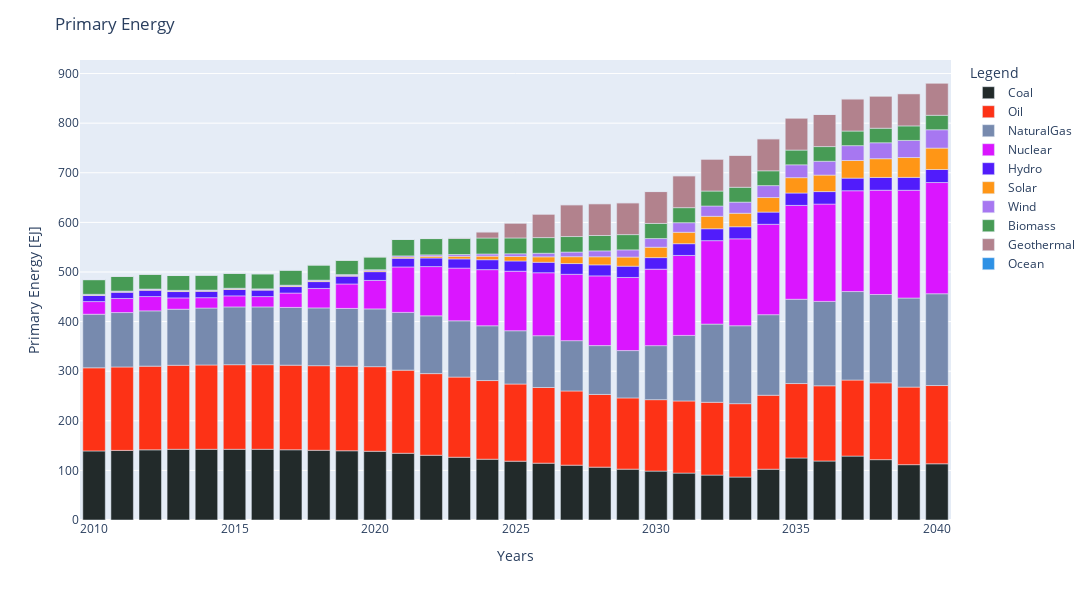

Notebook code cell kept with this figure:
### Code cell
## ProductionByTechnologyAnnual - Primary Energy
### option 1
#PrimaryEnergy[0].plot.area()

### option 2
PrimaryEnergy=PrimaryEnergy.iloc[:-10,:]

PrimaryEnergy.rename(columns = {'C1CO00I00':'Coal', 'C1NG00I00':'NaturalGas', 'C1NU00I00':'Nuclear', 'C1OI00I00':'Oil', 'BM':'Biomass', 'GO':'Geothermal', 'HY':'Hydro', 'OC':'Ocean', 'SO':'Solar', 'WD':'Wind'}, inplace = True)
PrimaryEnergy=PrimaryEnergy.loc[:, ['Coal','Oil','NaturalGas','Nuclear','Hydro','Solar','Wind','Biomass','Geothermal','Ocean']]
fig1 = px.bar(PrimaryEnergy, x=PrimaryEnergy.index, y=PrimaryEnergy.columns, color_discrete_sequence=[px.colors.qualitative.Dark24[5],px.colors.qualitative.Light24[0],px.colors.qualitative.Dark24[15],px.colors.qualitative.Dark24[4],
                                                                                                      px.colors.qualitative.Dark24[9],px.colors.qualitative.Light24[7],px.colors.qualitative.Dark24[17],px.colors.qualitative.Light24[8],px.colors.qualitative.Dark24[13],px.colors.qualitative.Dark24[0]], height=700, width=1400)
fig1.update_layout(
    title="Primary Energy",
    xaxis_title="Years",
    yaxis_title="Primary Energy [EJ]",
    legend_title="Legend")
fig1.update_traces(hovertemplate='Year: %{x} <br>Primary Energy: %{y}')
fig1.show()


#myPath_png = Path(f'{folder}', 'img', 'PrimaryEnergy.png')
#fig.write_image(myPath_png)

### Figure 1 — Plotly figure (JSON) as saved in the notebook; plotly's stock layout.template omitted (floating-point values rounded to 4 significant figures)
{"data": [{"alignmentgroup": "True", "hovertemplate": "Year: %{x} <br>Primary Energy: %{y}", "legendgroup": "Coal", "marker": {"color": "#222A2A", "pattern": {"shape": ""}}, "name": "Coal", "offsetgroup": "Coal", "orientation": "v", "showlegend": true, "textposition": "auto", "type": "bar", "x": [2010, 2011, 2012, 2013, 2014, 2015, 2016, 2017, 2018, 2019, 2020, 2021, 2022, 2023, 2024, 2025, 2026, 2027, 2028, 2029, 2030, 2031, 2032, 2033, 2034, 2035, 2036, 2037, 2038, 2039, 2040], "xaxis": "x", "y": [139.2, 140.4, 141.5, 142.6, 142.6, 142.6, 142.6, 141.6, 140.6, 139.6, 138.6, 134.6, 130.6, 126.6, 122.6, 118.6, 114.6, 110.6, 106.6, 102.6, 98.56, 94.56, 90.56, 86.56, 102.4, 125.0, 118.9, 128.8, 121.7, 111.5, 113.3], "yaxis": "y"}, {"alignmentgroup": "True", "hovertemplate": "Year: %{x} <br>Primary Energy: %{y}", "legendgroup": "Oil", "marker": {"color": "#FD3216", "pattern": {"shape": ""}}, "name": "Oil", "offsetgroup": "Oil", "orientation": "v", "showlegend": true, "textposition": "auto", "type": "bar", "x": [2010, 2011, 2012, 2013, 2014, 2015, 2016, 2017, 2018, 2019, 2020, 2021, 2022, 2023, 2024, 2025, 2026, 2027, 2028, 2029, 2030, 2031, 2032, 2033, 2034, 2035, 2036, 2037, 2038, 2039, 2040], "xaxis": "x", "y": [167.5, 168.1, 168.7, 169.3, 169.9, 170.5, 170.5, 170.5, 170.5, 170.5, 170.5, 167.5, 164.5, 161.5, 158.5, 155.5, 152.5, 149.5, 146.5, 143.5, 144.0, 145.4, 146.7, 147.9, 149.1, 150.1, 151.7, 153.3, 154.8, 156.3, 157.8], "yaxis": "y"}, {"alignmentgroup": "True", "hovertemplate": "Year: %{x} <br>Primary Energy: %{y}", "legendgroup": "NaturalGas", "marker": {"color": "#778AAE", "pattern": {"shape": ""}}, "name": "NaturalGas", "offsetgroup": "NaturalGas", "orientation": "v", "showlegend": true, "textposition": "auto", "type": "bar", "x": [2010, 2011, 2012, 2013, 2014, 2015, 2016, 2017, 2018, 2019, 2020, 2021, 2022, 2023, 2024, 2025, 2026, 2027, 2028, 2029, 2030, 2031, 2032, 2033, 2034, 2035, 2036, 2037, 2038, 2039, 2040], "xaxis": "x", "y": [108.0, 109.7, 111.4, 113.1, 114.8, 116.4, 116.4, 116.4, 116.4, 116.4, 116.4, 116.4, 116.4, 113.4, 110.4, 107.4, 104.4, 101.4, 98.44, 95.44, 108.9, 132.2, 157.6, 157.2, 162.4, 169.9, 170.1, 178.4, 178.1, 179.6, 185.0], "yaxis": "y"}, {"alignmentgroup": "True", "hovertemplate": "Year: %{x} <br>Primary Energy: %{y}", "legendgroup": "Nuclear", "marker": {"color": "#DA16FF", "pattern": {"shape": ""}}, "name": "Nuclear", "offsetgroup": "Nuclear", "orientation": "v", "showlegend": true, "textposition": "auto", "type": "bar", "x": [2010, 2011, 2012, 2013, 2014, 2015, 2016, 2017, 2018, 2019, 2020, 2021, 2022, 2023, 2024, 2025, 2026, 2027, 2028, 2029, 2030, 2031, 2032, 2033, 2034, 2035, 2036, 2037, 2038, 2039, 2040], "xaxis": "x", "y": [25.49, 28.37, 28.85, 22.77, 20.92, 22.28, 20.86, 28.98, 39.3, 49.28, 57.43, 91.58, 99.31, 106.2, 113.2, 120.0, 126.9, 133.8, 140.6, 147.4, 154.2, 161.2, 168.2, 175.2, 182.2, 189.2, 196.2, 203.2, 210.2, 217.2, 224.2], "yaxis": "y"}, {"alignmentgroup": "True", "hovertemplate": "Year: %{x} <br>Primary Energy: %{y}", "legendgroup": "Hydro", "marker": {"color": "#511CFB", "pattern": {"shape": ""}}, "name": "Hydro", "offsetgroup": "Hydro", "orientation": "v", "showlegend": true, "textposition": "auto", "type": "bar", "x": [2010, 2011, 2012, 2013, 2014, 2015, 2016, 2017, 2018, 2019, 2020, 2021, 2022, 2023, 2024, 2025, 2026, 2027, 2028, 2029, 2030, 2031, 2032, 2033, 2034, 2035, 2036, 2037, 2038, 2039, 2040], "xaxis": "x", "y": [12.56, 12.65, 12.73, 12.81, 12.88, 12.95, 13.01, 13.06, 13.76, 15.71, 17.67, 17.49, 17.31, 18.53, 19.99, 20.57, 21.11, 21.64, 22.18, 22.72, 23.25, 23.68, 24.0, 24.31, 24.63, 24.94, 25.2, 25.46, 25.72, 25.97, 26.23], "yaxis": "y"}, {"alignmentgroup": "True", "hovertemplate": "Year: %{x} <br>Primary Energy: %{y}", "legendgroup": "Solar", "marker": {"color": "#FF9616", "pattern": {"shape": ""}}, "name": "Solar", "offsetgroup": "Solar", "orientation": "v", "showlegend": true, "textposition": "auto", "type": "bar", "x": [2010, 2011, 2012, 2013, 2014, 2015, 2016, 2017, 2018, 2019, 2020, 2021, 2022, 2023, 2024, 2025, 2026, 2027, 2028, 2029, 2030, 2031, 2032, 2033, 2034, 2035, 2036, 2037, 2038, 2039, 2040], "xaxis": "x", "y": [0.7719, 0.9966, 1.22, 1.267, 1.314, 1.362, 1.408, 1.455, 1.502, 1.55, 1.993, 2.454, 3.432, 5.305, 7.183, 9.064, 10.95, 13.84, 16.31, 18.41, 20.97, 23.04, 25.12, 27.2, 29.28, 30.97, 33.24, 35.51, 37.78, 40.05, 43.2], "yaxis": "y"}, {"alignmentgroup": "True", "hovertemplate": "Year: %{x} <br>Primary Energy: %{y}", "legendgroup": "Wind", "marker": {"color": "#A777F1", "pattern": {"shape": ""}}, "name": "Wind", "offsetgroup": "Wind", "orientation": "v", "showlegend": true, "textposition": "auto", "type": "bar", "x": [2010, 2011, 2012, 2013, 2014, 2015, 2016, 2017, 2018, 2019, 2020, 2021, 2022, 2023, 2024, 2025, 2026, 2027, 2028, 2029, 2030, 2031, 2032, 2033, 2034, 2035, 2036, 2037, 2038, 2039, 2040], "xaxis": "x", "y": [1.308, 1.266, 1.222, 1.178, 1.133, 1.087, 1.162, 1.275, 1.43, 1.639, 1.914, 2.372, 2.936, 3.622, 4.437, 5.492, 7.239, 9.36, 11.89, 14.51, 17.49, 19.29, 20.8, 22.4, 24.11, 25.95, 27.89, 29.96, 32.15, 34.49, 36.99], "yaxis": "y"}, {"alignmentgroup": "True", "hovertemplate": "Year: %{x} <br>Primary Energy: %{y}", "legendgroup": "Biomass", "marker": {"color": "#479B55", "pattern": {"shape": ""}}, "name": "Biomass", "offsetgroup": "Biomass", "orientation": "v", "showlegend": true, "textposition": "auto", "type": "bar", "x": [2010, 2011, 2012, 2013, 2014, 2015, 2016, 2017, 2018, 2019, 2020, 2021, 2022, 2023, 2024, 2025, 2026, 2027, 2028, 2029, 2030, 2031, 2032, 2033, 2034, 2035, 2036, 2037, 2038, 2039, 2040], "xaxis": "x", "y": [29.46, 29.59, 29.71, 29.83, 29.96, 30.08, 30.21, 30.34, 30.46, 28.94, 25.59, 33.08, 32.78, 32.47, 32.17, 31.87, 31.58, 31.29, 31.01, 30.73, 30.46, 30.29, 30.14, 29.98, 29.83, 29.69, 29.56, 29.44, 29.32, 29.21, 29.11], "yaxis": "y"}, {"alignmentgroup": "True", "hovertemplate": "Year: %{x} <br>Primary Energy: %{y}", "legendgroup": "Geothermal", "marker": {"color": "#B2828D", "pattern": {"shape": ""}}, "name": "Geothermal", "offsetgroup": "Geothermal", "orientation": "v", "showlegend": true, "textposition": "auto", "type": "bar", "x": [2010, 2011, 2012, 2013, 2014, 2015, 2016, 2017, 2018, 2019, 2020, 2021, 2022, 2023, 2024, 2025, 2026, 2027, 2028, 2029, 2030, 2031, 2032, 2033, 2034, 2035, 2036, 2037, 2038, 2039, 2040], "xaxis": "x", "y": [0.6494, 0.6267, 0.6017, 0.5842, 0.5614, 0.5409, 0.518, 0.4929, 0.47, 0.4472, 0.7562, 0.7334, 0.7082, 1.343, 12.31, 30.04, 47.4, 64.07, 64.14, 64.2, 64.27, 64.34, 64.42, 64.49, 64.57, 64.64, 64.73, 64.82, 64.92, 65.01, 65.1], "yaxis": "y"}, {"alignmentgroup": "True", "hovertemplate": "Year: %{x} <br>Primary Energy: %{y}", "legendgroup": "Ocean", "marker": {"color": "#2E91E5", "pattern": {"shape": ""}}, "name": "Ocean", "offsetgroup": "Ocean", "orientation": "v", "showlegend": true, "textposition": "auto", "type": "bar", "x": [2010, 2011, 2012, 2013, 2014, 2015, 2016, 2017, 2018, 2019, 2020, 2021, 2022, 2023, 2024, 2025, 2026, 2027, 2028, 2029, 2030, 2031, 2032, 2033, 2034, 2035, 2036, 2037, 2038, 2039, 2040], "xaxis": "x", "y": [0, 0, 0, 0, 0, 0, 0, 0, 0, 0, 0, 0, 0, 0, 0, 0, 0, 0, 0, 0, 0, 0, 0, 0, 0, 0, 0, 0, 0, 0, 0.008898], "yaxis": "y"}], "layout": {"barmode": "relative", "height": 600, "legend": {"title": {"text": "Legend"}, "tracegroupgap": 0}, "margin": {"t": 60}, "title": {"text": "Primary Energy"}, "width": 1400, "xaxis": {"anchor": "y", "domain": [0, 1], "title": {"text": "Years"}}, "yaxis": {"anchor": "x", "domain": [0, 1], "title": {"text": "Primary Energy [EJ]"}}}}
